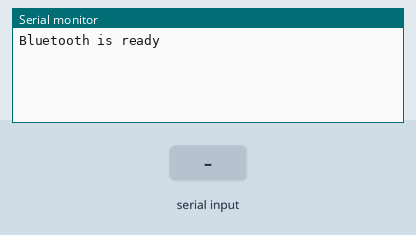
Recording of a sketch running on a simulated Arduino Uno, built with avr-gcc and run on an emulated ATmega328P. Parts: the last lines printed to the serial monitor. Inputs (shaded band) come from the test bench.

Above: at 1.2 s.
1.3 s: "1" received over the second serial link
At 2.0 s:
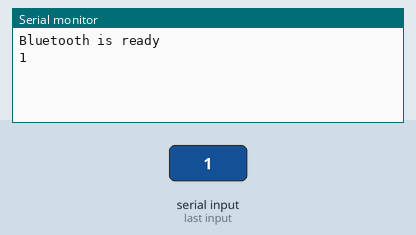
2.8 s: "0" received over the second serial link
At 4.3 s:
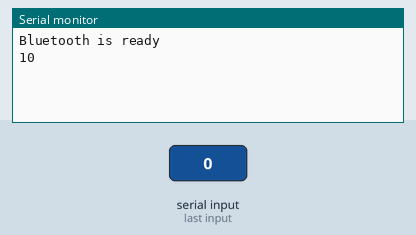

Measured:
- after the input at 1.3 s, the serial monitor: prints a new line at once (image 1)
- after the input at 2.8 s, the serial monitor: prints a new line at once (image 2)

The sketch:

07.ino
```cpp
#include <SoftwareSerial.h>
SoftwareSerial EEBlue(10, 11);
void setup()
{
    Serial.begin(9600);
    EEBlue.begin(9600);
    Serial.println("Bluetooth is ready");
}
void loop()
{
    if (EEBlue.available())
    {
        Serial.write(EEBlue.read());
    }
    if (Serial.available())
    {
        EEBlue.write(Serial.read());
    }
}
```
